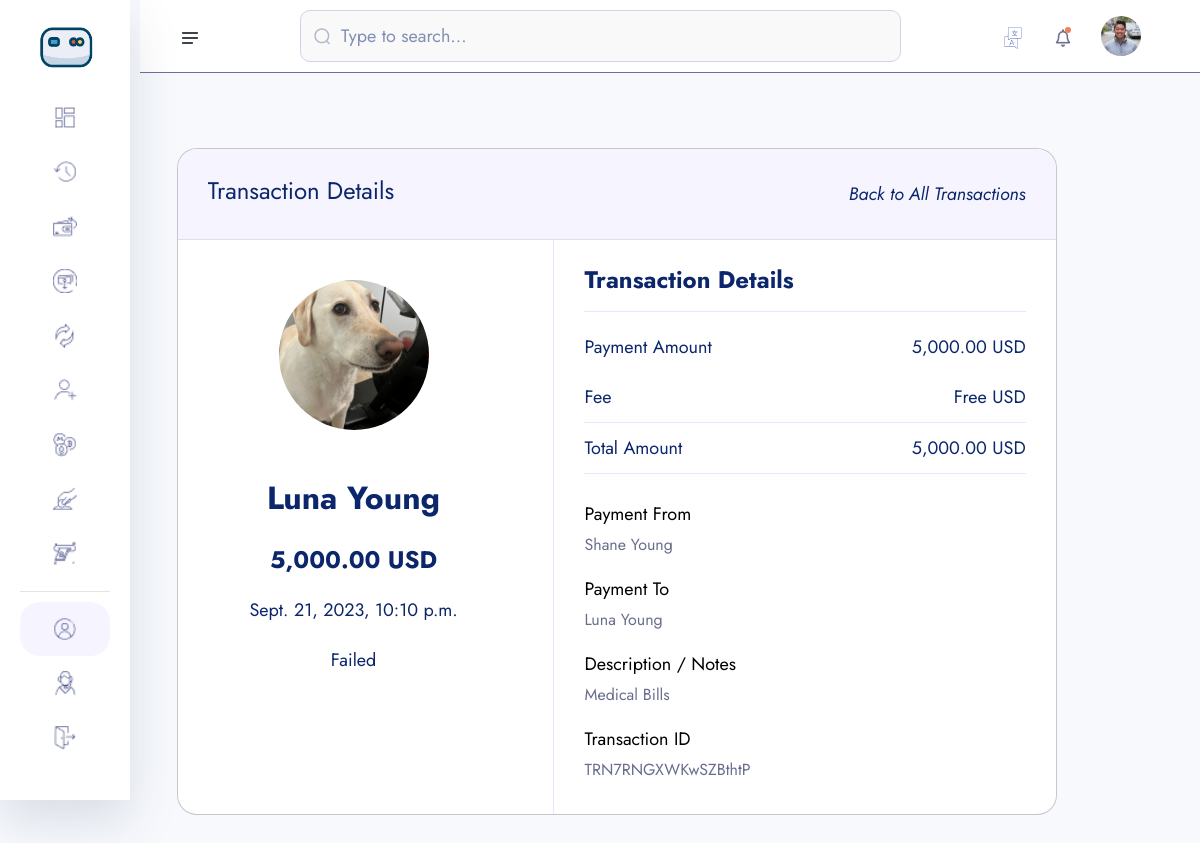
The app's page /transaction-detail/TRN7RNGXWKwSZBthtP/ (signed in), older data.
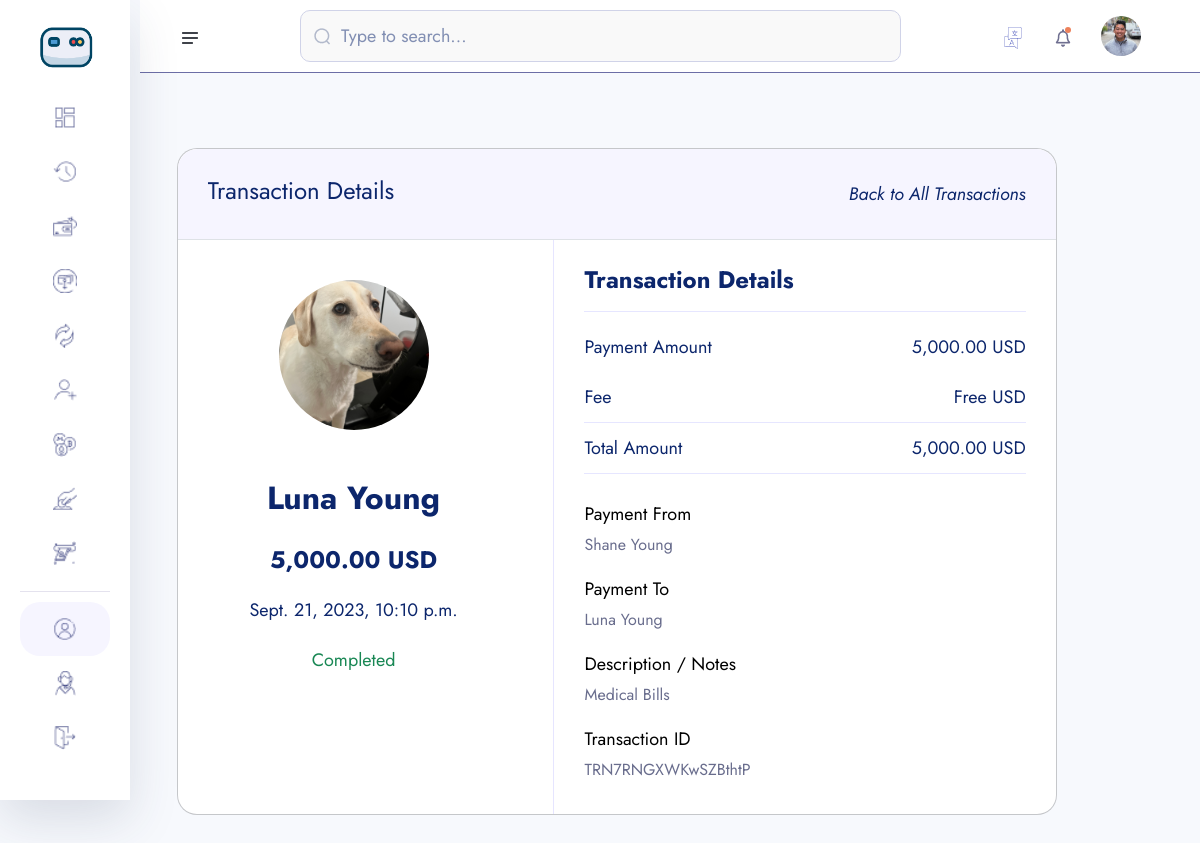
The same page, newer data.
### main_app/models.py (models this page shows, shortened)
class Transaction(models.Model):
    transaction_id = ShortUUIDField(unique=True, length=15, max_length=20, prefix="TRN")
    user = models.ForeignKey(User, on_delete=models.SET_NULL, null=True, related_name="user")
    amount = models.DecimalField(max_digits=12, decimal_places=2, default=0.00)
    description = models.CharField(max_length=1000, null=True, blank=True)
    recipient = models.ForeignKey(User, on_delete=models.SET_NULL, null=True, related_name="recipient")
    sender = models.ForeignKey(User, on_delete=models.SET_NULL, null=True, related_name="sender")
    recipient_account = models.ForeignKey(Account, on_delete=models.SET_NULL, null=True, related_name="recipient_account")
    sender_account = models.ForeignKey(Account, on_delete=models.SET_NULL, null=True, related_name="sender_account")
    status = models.CharField(choices=TRANSACTION_STATUS, max_length=100, default="Pending")
    transaction_type = models.CharField(choices=TRANSACTION_TYPE, max_length=100, default="None")
    date = models.DateTimeField(auto_now_add=True)
    updated = models.DateTimeField(auto_now_add=False, null=True, blank=True)

### userauths/models.py (models this page shows, shortened)
class User(AbstractUser):
    username = models.CharField(max_length=100)
    email = models.EmailField(unique=True)
    is_staff = models.BooleanField(default=False)
    is_superuser = models.BooleanField(default=False)
    USERNAME_FIELD = 'email'
    REQUIRED_FIELDS = ['username']

### account/models.py (models this page shows, shortened)
class KYC(models.Model):
    id = models.UUIDField(primary_key=True, unique=True, default=uuid.uuid4, editable=False)
    user = models.OneToOneField(User, on_delete=models.CASCADE)
    account = models.OneToOneField(Account, on_delete=models.CASCADE, null=True, blank=True)
    full_name = models.CharField(max_length=1000)
    image = models.ImageField(upload_to="kyc", default="default.jpg")
    marital_status = models.CharField(choices=MARITAL_STATUS, max_length=40)
    gender = models.CharField(choices=GENDER, max_length=40)
    identity_type = models.CharField(choices=IDENTITY_TYPE, max_length=140)
    identity_image = models.ImageField(upload_to="kyc", null=True, blank=True)
    date_of_birth = models.DateTimeField(auto_now_add=False)
    signature = models.ImageField(upload_to="kyc")
    country = models.CharField(max_length=100)
    state = models.CharField(max_length=100)
    city = models.CharField(max_length=100)
    mobile = models.CharField(max_length=1000)
    fax = models.CharField(max_length=1000)
    date = models.DateTimeField(auto_now_add=True)

### main_app/transaction.py (the view)
# urls.py: path("transaction-detail/<transaction_id>/", transaction.transaction_detail, name="transaction-detail"),
@login_required
def transaction_detail(request, transaction_id):
    transaction = Transaction.objects.get(transaction_id=transaction_id)
    context = {
        "transaction":transaction,
    }
    return render(request, "transaction/transaction-detail.html", context)

### templates/transaction/transaction-detail.html (shortened to what the changed rows need)
{% extends "partials/dashboard-base.html" %}
{% load static %}
{% load humanize %}
{% block content %}
    <section class="dashboard-section body-collapse">
        <div class="overlay pt-120">
            <div class="container-fluid">
                <div class="row">
                    <div class="col-xl-11 col-lg-11">
                        <div class="section-content">
                            <div class="transactions-popup">
                                <div class="container-fluid">
                                    <div class="row">
                                        <div class="col-lg-12">
                                            <div>
                                                <div class="modal-dialog modal-dialog-centered">
                                                    <div class="modal-content">
                                                        <div class="main-content">
                                                            <div class="row">
                                                                <div class="col-sm-5 text-center">
                                                                    <div class="icon-area">
                                                                        <img style="width: 150px; height: 150px; border-radius: 50%; object-fit: cover;" src="{{transaction.recipient.kyc.image.url}}" alt="icon">
                                                                    </div>
                                                                    <div class="text-area">
                                                                        <h4 class="mt-2"><b>{{transaction.recipient.kyc.full_name|title}}</b></h4><br>
                                                                        <h5><b>{{transaction.amount|intcomma}} USD</b></h5>
                                                                        <p>{{transaction.date}}</p>
                                                                        {% if transaction.status == 'Completed' %}
                                                                            <p class="text-success">{{transaction.status|title}}</p>
                                                                        {% endif %}
                                                                        {% if transaction.status == 'Failed' %}
                                                                            <p class="danger">{{transaction.status|title}}</p>
                                                                        {% endif %}
                                                                    </div>
                                                                </div>
                                                                <div class="col-sm-7">
                                                                    <div class="right-area">
                                                                        <ul class="payment-details">
                                                                            <li>
                                                                                <span>Payment Amount</span>
                                                                                <span>{{transaction.amount|intcomma}} USD</span>
                                                                            </li>
                                                                            <li>
                                                                                <span>Total Amount</span>
                                                                                <span>{{transaction.amount|intcomma}} USD</span>
                                                                            </li>
                                                                        </ul>
                                                                        <ul class="payment-info">
                                                                            <li>
                                                                                <p>Payment From</p>
                                                                                <span class="mdr">{{transaction.sender.kyc.full_name|title}}</span>
                                                                            </li>
                                                                            <li>
                                                                                <p>Payment To</p>
                                                                                <span class="mdr">{{transaction.recipient.kyc.full_name|title}}</span>
                                                                            </li>
                                                                            <li>
                                                                                <p>Description / Notes</p>
                                                                                <span class="mdr">{{transaction.description}}</span>
                                                                            </li>
                                                                            <li>
                                                                                <p>Transaction ID</p>
                                                                                <span class="mdr">{{transaction.transaction_id}}</span>
                                                                            </li>
                                                                        </ul>
                                                                    </div>
                                                                </div>
                                                            </div>
                                                        </div>
                                                    </div>
                                                </div>
                                            </div>
                                        </div>
                                    </div>
                                </div>
                            </div>
                        </div>
                    </div>
                </div>
            </div>
        </div>
    </section>
{% endblock content %}

Row changes from the older to the newer data that the page shows:
changed Transaction "Medical Bills": status "Failed" → "Completed"
